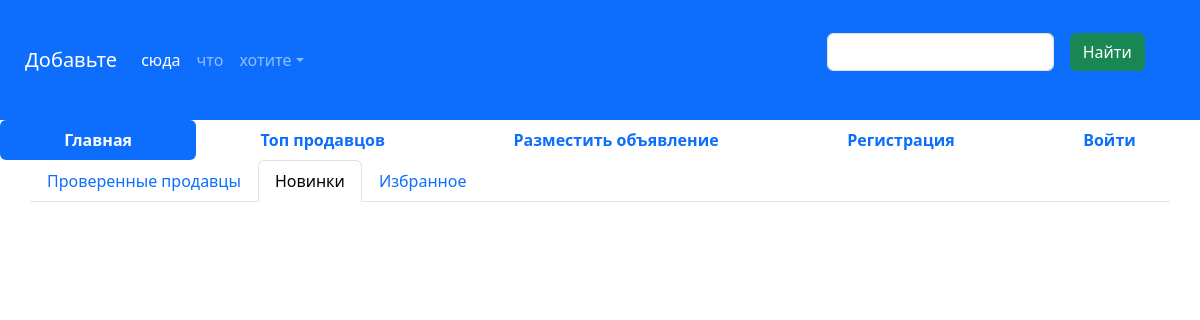
Before: /novinki/ with the older database file.
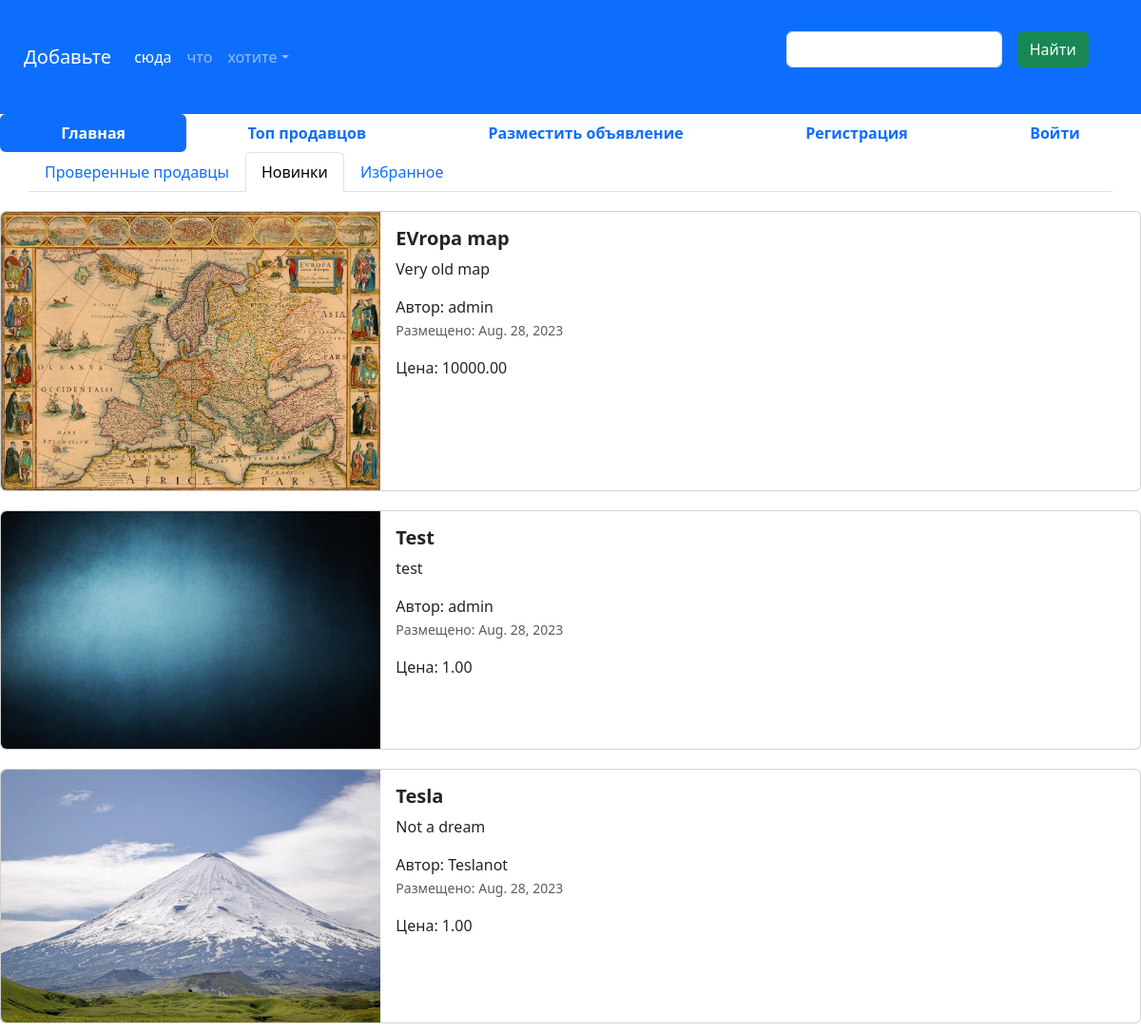
After: the same page with the newer database file.
### add/models.py (models this page shows, shortened)
class Advertisement(models.Model):
    title = models.CharField("Заголовок",max_length= 128)#validators=[RegexValidator('[?+-/%]', inverse_match=True)]
    descriptions = models.TextField('описание')
    prices = models.DecimalField(' цена' , max_digits= 10 , decimal_places = 2)
    auction = models.BooleanField('merch', help_text= 'Уместен ли торг')
    created = models.DateField(auto_now_add=True)
    update = models.DateField(auto_now=True)
    user = models.ForeignKey(User, on_delete=models.CASCADE) # если User буджет удален то все обьявления связанные с ним тоже будут удалены
    image = models.ImageField("изображения", upload_to='advertisements/')
    def get_absolute_url(self):
        return reverse("post_adv_detail", kwargs={"pk": self.pk})# pk тоже самое что и id в модели
    class Meta:
       db_table = 'Advertisement'

### add/views.py (the view)
# urls.py: path("novinki/", novinki, name = 'novinki'),
def novinki(request:WSGIRequest):
    adv_all= Advertisement.objects.all()
    now = datetime.now()
    adv_new = now - timedelta(days = 7)
    adv_filter = adv_all.filter(created__gte = adv_new)
    title = request.GET.get('query')
    if title: # если пользователь что-то ищет
        adv_filter = Advertisement.objects.filter(created__gte = adv_new, title__icontains = title) # SELECT * FROM Advertisement WHERE title = title
    else: # если ничего не ищет(просто все обьявления)
        adv_filter = adv_all.filter(created__gte = adv_new)
    context = {'advertisements' : adv_filter, 'title': title}
    return render(request, 'novinki.html', context)

### templates/novinki.html (shortened to what this page needs)
{% extends 'base.html' %}
{% load static %}
{% block content %}
<footer style="padding: 25px;" class="bg-primary">
    <nav class="navbar navbar-expand-sm navbar-dark">
      <a class="navbar-brand" href="#">Добавьте</a>
      <div class="collapse navbar-collapse" id="collapsibleNavId">
        <ul class="navbar-nav me-auto mt-2 mt-lg-0">
          <li class="nav-item">
            <a class="nav-link active" href="#" aria-current="page">сюда</a>
          </li>
          <li class="nav-item">
            <a class="nav-link" href="#">что</a>
          </li>
          <li class="nav-item dropdown">
            <a class="nav-link dropdown-toggle" href="#" id="dropdownId" data-bs-toggle="dropdown" aria-haspopup="true"
               aria-expanded="false">хотите</a>
          </li>
        </ul>
        <form class="row g-3" method="get">
          <div class="col-md-8">
            <input type="text" class="form-control" name='query' value="{% if title %}{{title}}{% endif %}">
          </div>
          <div class="col-auto ">
            <button type="submit" class="btn btn-success mb-3">Найти</button>
          </div>
        </form>
      </div>
    </nav>
</footer>
<ul class="nav nav-pills sticky-top bg-white nav-fill">
    <li class="nav-item">
      <a class="nav-link active" href="{% url 'home' %}">
        <span style="font-weight: bold;">Главная</span>
      </a>
    </li>
    <li class="nav-item">
      <a class="nav-link" href="{% url 'top_sellers' %}"><span style="font-weight: bold;">Топ продавцов</span>
      </a>
    </li>
    <li class="nav-item">
      <a class="nav-link" href="{% url 'post_adv' %}">
        <span style="font-weight: bold;">Разместить объявление</span>
      </a>
    </li>
    {% if not user.is_authenticated %}
    <li class="nav-item">
      <a class="nav-link" href="{% url 'sign_in' %}">
        <span style="font-weight: bold;">Регистрация</span>
      </a>
    </li>
    <li class="nav-item">
      <a class="nav-link" href="{% url 'login' %}">
        <span style="font-weight: bold;">Войти</span>
      </a>
    </li>
    {% endif %}
</ul>
<div class="container">
    <div class="row">
      <ul class="nav nav-tabs bg-white">
        <li class="nav-item">
          <a class="nav-link" aria-current="page" href="..">Проверенные продавцы</a>
        </li>
        <li class="nav-item">
          <a class="nav-link active" href="#">Новинки</a>
        </li>
        <li class="nav-item">
          <a class="nav-link" href="#">Избранное</a>
        </li>
      </ul>
    </div>
</div>
<div class="col">
{% for adv in advertisements%}
  <div class="card mb-2" style="max-width: 1200px; margin-top: 20px;">
    <div class="row g-0">
      <div class="col-md-4">
        <a href="{{ adv.get_absolute_url }}" class="nav-link">
          {% if adv.image %}
            <img src=" {{adv.image.url}} " class="img-fluid rounded-start" alt="Card title">
          {% else %}
            <img src="{% static 'img/adv.png' %}" class="img-fluid rounded-start" alt="Card title">
          {% endif %}
        </a>
      </div>
      <div class="col-md-8">
        <div class="card-body">
          <h5 class="card-title">
            <a href="{{ adv.get_absolute_url }}" class="nav-link"><strong>{{adv.title}}</strong></a>
          </h5>
          <a href="{{ adv.get_absolute_url }}" class="nav-link">
            <p class="card-text">
              {{adv.descriptions}}
            </p>
            <span>Автор: {{adv.user}}</span>
            <p class="card-text"><small class="text-muted">Размещено: {{adv.created}}</small></p>
            <span>Цена: {{adv.prices}}</span>
          </a>
        </div>
      </div>
    </div>
  </div>
{% endfor %}
</div>
{% endblock %}

### templates/base.html (shortened to what this page needs)
{% load static %}
<!DOCTYPE html>
<html lang="en">
<head>
  <link href="{% static 'css/bootstrap.min.css' %}" rel="stylesheet">
  <link rel="stylesheet" href="{% static 'css/fontello.css' %}">
</head>
<body>
{% block content %}
{% endblock %}
</body>
</html>

Changed rows visible on the page:
added Advertisement: image (picture), title "EVropa map", descriptions "Very old map", user "admin", created "Aug. 28, 2023", prices "10000.00"
added Advertisement: image (picture), title "Test", descriptions "test", user "admin", created "Aug. 28, 2023", prices "1.00"
added Advertisement: image (picture), title "Tesla", descriptions "Not a dream", user "Teslanot", created "Aug. 28, 2023", prices "1.00"
